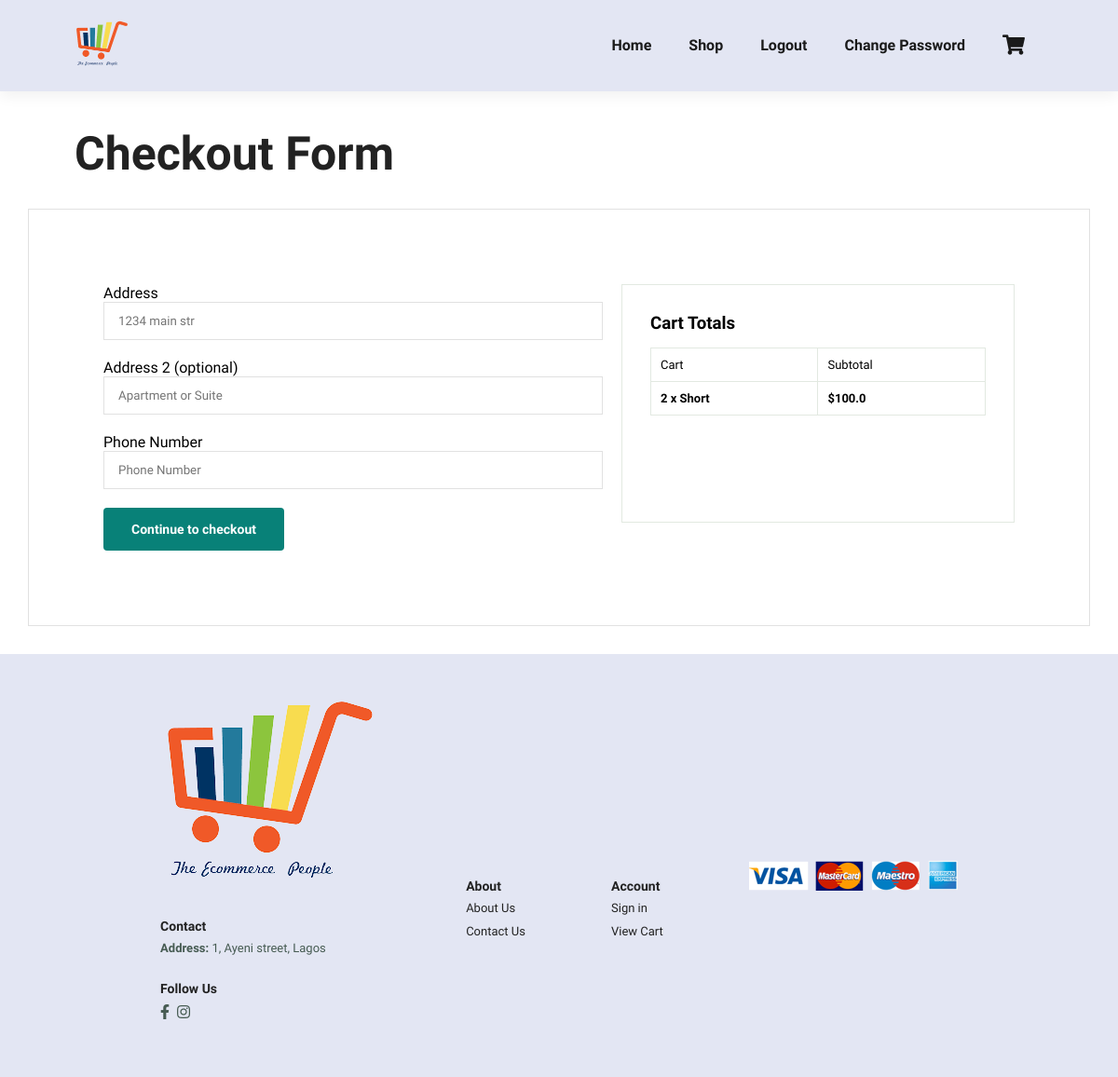
Before: /checkout/ (signed in) with the older database file.
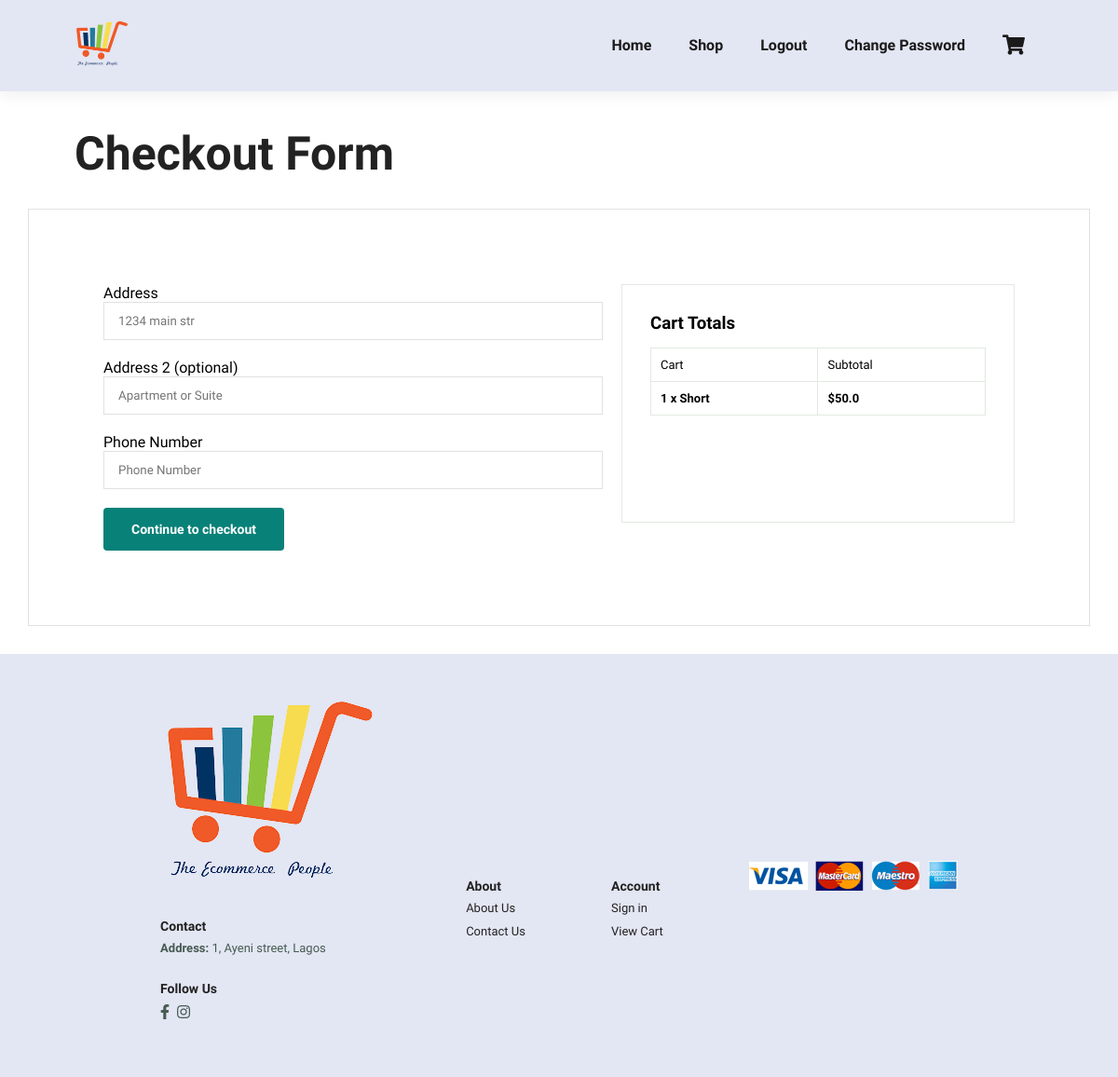
After: the same page with the newer database file.
### core/models.py (models this page shows, shortened)
class OrderItem(models.Model):
	user = models.ForeignKey(settings.AUTH_USER_MODEL, on_delete=models.CASCADE)
	ordered = models.BooleanField(default=False)
	item = models.ForeignKey(Item, on_delete=models.CASCADE)
	quantity = models.IntegerField(default=1)
	size = models.CharField(max_length=20)
	color = models.CharField(max_length=20)
	def get_total_item_price(self):
		return self.quantity * self.item.price
	def get_final_price(self):
		if self.item.discount_price:
			return self.get_total_discount_price()
		return self.get_total_item_price()

class Item(models.Model):
    title = models.CharField(max_length=100)
    brand = models.CharField(max_length=100)
    price = models.FloatField()
    discount_price = models.FloatField(blank=True, null=True)
    category = models.CharField(choices=CATEGORY_CHOICES, max_length=20)
    slug = models.SlugField(unique=True)
    description = models.TextField()
    image = models.ImageField(blank=True, null=True)
    another = models.TextField(blank=True, null=True)
    sizes_of_items = models.ForeignKey(Size_Instance, on_delete=models.CASCADE)
    color_of_items = models.ForeignKey(Color_Instance, on_delete=models.CASCADE)

### core/views.py (the view, shortened to what this page needs)
# urls.py: path('checkout/', CheckoutView.as_view(), name='checkout'),
class CheckoutView(View):
	def get(self, *args, **kwargs):
		try:
			order = Order.objects.get(user=self.request.user, ordered=False)
			form = CheckoutForm()
			context={
			'form': form,
			'order': order
			}
		except ObjectDoesNotExist:
			messages.warning(self.request, "You do not have an active order")
			return redirect("checkout")
		return render(self.request, "checkout-page.html", context)

### core/forms.py
class CheckoutForm(forms.Form):
	street_address = forms.CharField(required=False, widget=forms.TextInput(attrs={
			'placeholder':'1234 main str',
			'class': 'form-c'
		}))
	apartment_address = forms.CharField(required=False, widget=forms.TextInput(attrs={
			'placeholder':'Apartment or Suite',
			'class': 'form-c'
		}))
	phone_number = forms.CharField(required=False, widget=forms.TextInput(attrs={
			'placeholder':'Phone Number',
			'class': 'form-c'
		}))

### templates/checkout-page.html (shortened to what this page needs)
{% extends 'base.html' %}
{% load static %}
{% block content %}
<h2 style="margin-bottom: 10px; padding-bottom: 2px;" class="section-p1">Checkout Form</h2>
<section id="shipping" class="section-p1">
    <form method="POST">
            <label for="address" class="">Address</label>
            {{form.street_address}}
            <label for="address-2" class="">Address 2 (optional)</label>
            {{form.apartment_address}}
            <label for="zip">Phone Number</label>
            {{form.phone_number}}
        <button class="normal" type="submit">Continue to checkout</button>
    </form>
    <div id="subtotals">
        <h3>Cart Totals</h3>
        <table>
            <tr>
                <td>Cart </td>
                <td>Subtotal</td>
            </tr>
            {% for order_item in order.items.all %}
            <tr>
                <td><strong>{{order_item.quantity}} x {{ order_item.item.title }}</strong></td>
                <td><strong>${{ order_item.get_final_price }}</strong></td>
            </tr>
            {% endfor %}
        </table>
    </div>
</section>
  {% endblock content %}

Changed rows visible on the page:
removed OrderItem: quantity "2", item "Short", get_final_price "100.0"
added OrderItem: quantity "1", item "Short", get_final_price "50.0"
